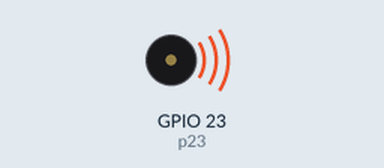
A program run on a simulated ESP32 board running MicroPython. Shown: buzzer (waves = sounding). At 12.0 s the program stops and its outputs stay as they are.

Above: at 0.1 s.
At 12.1 s:
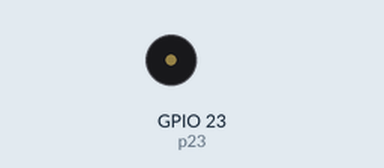
Timing chart, 0 to 13.5 s (numbered marks = the images above):
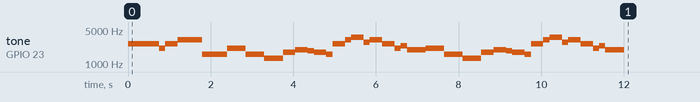

The program:

melody.py
```python
# How to make some sound with MicroPython
# Example 2: Make a mario sound
# Author: George Bantique,
#         TechToTinker Youtube channel
#		  techtotinker.blogspot.com
# Date: September 18, 2020

import machine
import time

p23 = machine.Pin(23, machine.Pin.OUT)

# These are the notes with equivalent frequency
# https://www.blackghostaudio.com/blog/basic-music-theory-for-beginners
B0  = 31
C1  = 33
CS1 = 35
D1  = 37
DS1 = 39
E1  = 41
F1  = 44
FS1 = 46
G1  = 49
GS1 = 52
A1  = 55
AS1 = 58
B1  = 62
C2  = 65
CS2 = 69
D2  = 73
DS2 = 78
E2  = 82
F2  = 87
FS2 = 93
G2  = 98
GS2 = 104
A2  = 110
AS2 = 117
B2  = 123
C3  = 131
CS3 = 139
D3  = 147
DS3 = 156
E3  = 165
F3  = 175
FS3 = 185
G3  = 196
GS3 = 208
A3  = 220
AS3 = 233
B3  = 247
C4  = 262
CS4 = 277
D4  = 294
DS4 = 311
E4  = 330
F4  = 349
FS4 = 370
G4  = 392
GS4 = 415
A4  = 440
AS4 = 466
B4  = 494
C5  = 523
CS5 = 554
D5  = 587
DS5 = 622
E5  = 659
F5  = 698
FS5 = 740
G5  = 784
GS5 = 831
A5  = 880
AS5 = 932
B5  = 988
C6  = 1047
CS6 = 1109
D6  = 1175
DS6 = 1245
E6  = 1319
F6  = 1397
FS6 = 1480
G6  = 1568
GS6 = 1661
A6  = 1760
AS6 = 1865
B6  = 1976
C7  = 2093
CS7 = 2217
D7  = 2349
DS7 = 2489
E7  = 2637
F7  = 2794
FS7 = 2960
G7  = 3136
GS7 = 3322
A7  = 3520
AS7 = 3729
B7  = 3951
C8  = 4186
CS8 = 4435
D8  = 4699
DS8 = 4978

# This is the list of notes for mario theme
# 0 denotes rest notes
mario = [
     E7, E7,  0, E7,  0, C7, E7,  0,
     G7,  0,  0,  0, G6,  0,  0,  0,
     C7,  0,  0, G6,  0,  0, E6,  0,
      0, A6,  0, B6,  0,AS6, A6,  0,
     G6, E7,  0, G7, A7,  0, F7, G7,
      0, E7,  0, C7, D7, B6,  0,  0,
     C7,  0,  0, G6,  0,  0, E6,  0,
      0, A6,  0, B6,  0,AS6, A6,  0,
     G6, E7,  0, G7, A7,  0, F7, G7,
      0, E7,  0, C7, D7, B6,  0,  0,
]

# Function play is use to play sound from a list of notes
def play(pin, melodies, delays, duty):
	# Create the pwm object
    pwm = machine.PWM(pin)
    # Loop through the whole list
    for note in melodies:
        if note>0:
            pwm.freq(note)
            pwm.duty(duty)
        time.sleep(delays)
    # Disable the pulse, setting the duty to 0
    pwm.duty(0)
    # Disconnect the pwm driver
    pwm.deinit()


# Function to easily play the mario theme
def play_mario():
	# Play the mario theme to GPIO 23
    # with 150ms note interval
    # with a low volume
    play(p23, mario, 0.15, 50)

play_mario()
```

Measured:
- by itself, tone on GPIO 23 (p23): plays 2637 Hz for 0.75 s, 2093 Hz for 0.15 s, 2637 Hz for 0.30 s, 3136 Hz for 0.60 s, 1568 Hz for 0.60 s, 2093 Hz for 0.45 s … (39 notes in this stretch)
